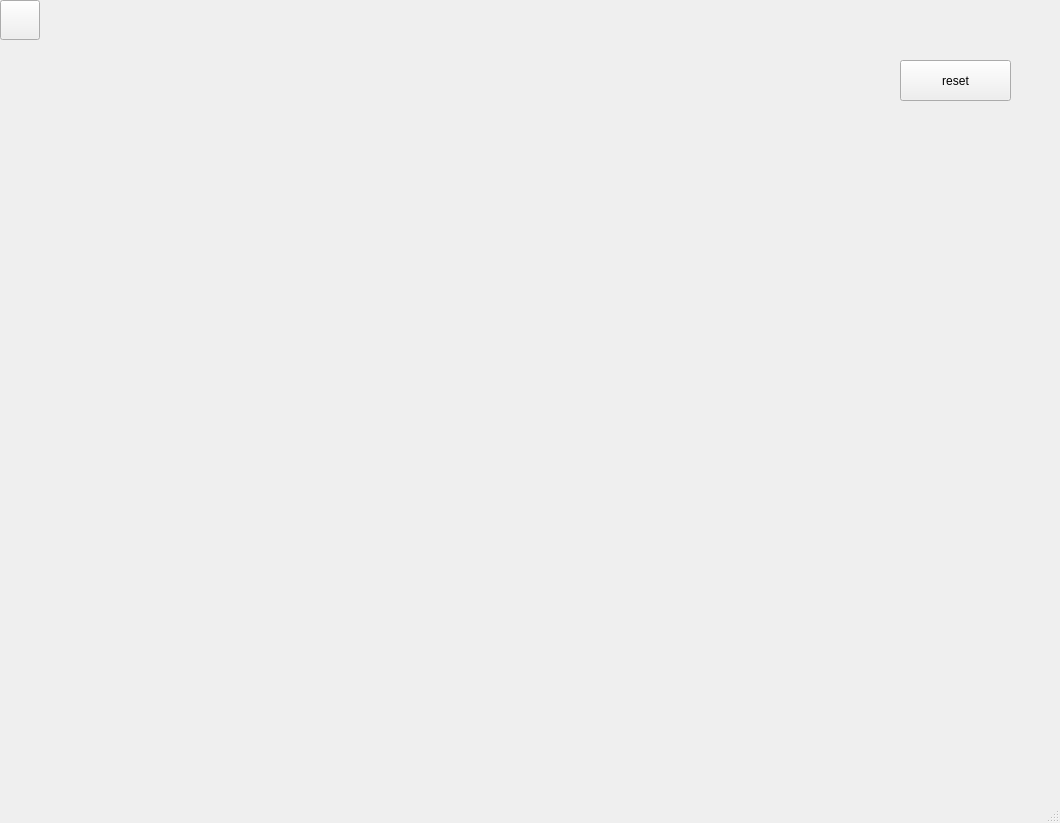
<?xml version="1.0" encoding="UTF-8"?>
<ui version="4.0">
 <class>MainWindow</class>
 <widget class="QMainWindow" name="MainWindow">
  <property name="geometry">
   <rect>
    <x>0</x>
    <y>0</y>
    <width>1060</width>
    <height>823</height>
   </rect>
  </property>
  <property name="windowTitle">
   <string>MainWindow</string>
  </property>
  <widget class="QWidget" name="centralwidget">
   <widget class="QPushButton" name="btn">
    <property name="geometry">
     <rect>
      <x>0</x>
      <y>0</y>
      <width>40</width>
      <height>40</height>
     </rect>
    </property>
    <property name="text">
     <string/>
    </property>
    <property name="icon">
     <iconset>
      <normaloff>D:/40pix/0.png</normaloff>D:/40pix/0.png</iconset>
    </property>
    <property name="iconSize">
     <size>
      <width>40</width>
      <height>40</height>
     </size>
    </property>
   </widget>
   <widget class="QPushButton" name="btn2">
    <property name="geometry">
     <rect>
      <x>900</x>
      <y>60</y>
      <width>111</width>
      <height>41</height>
     </rect>
    </property>
    <property name="text">
     <string>reset</string>
    </property>
   </widget>
  </widget>
  <widget class="QMenuBar" name="menubar">
   <property name="geometry">
    <rect>
     <x>0</x>
     <y>0</y>
     <width>1060</width>
     <height>21</height>
    </rect>
   </property>
  </widget>
  <widget class="QStatusBar" name="statusbar"/>
 </widget>
 <resources/>
 <connections/>
</ui>
